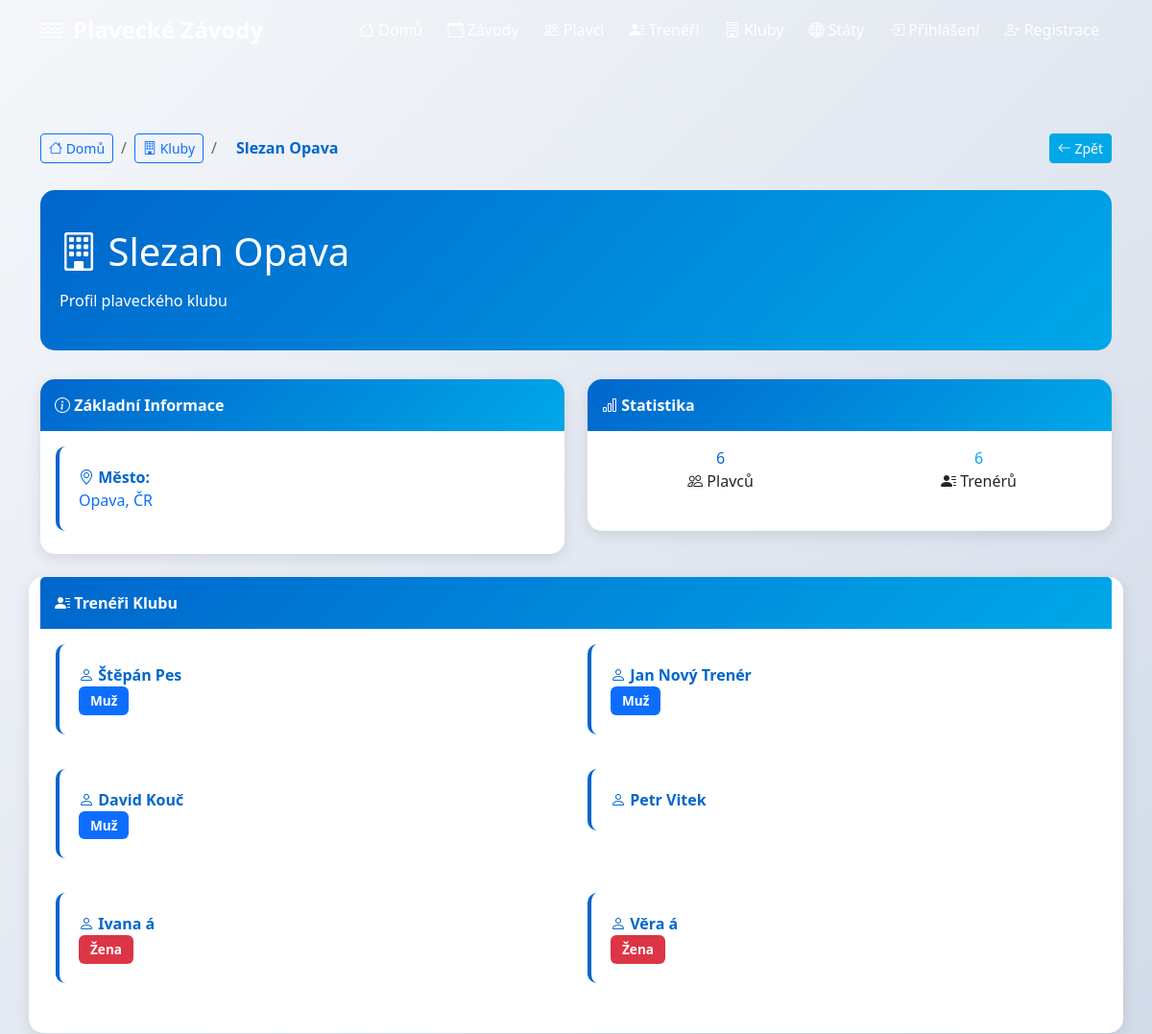
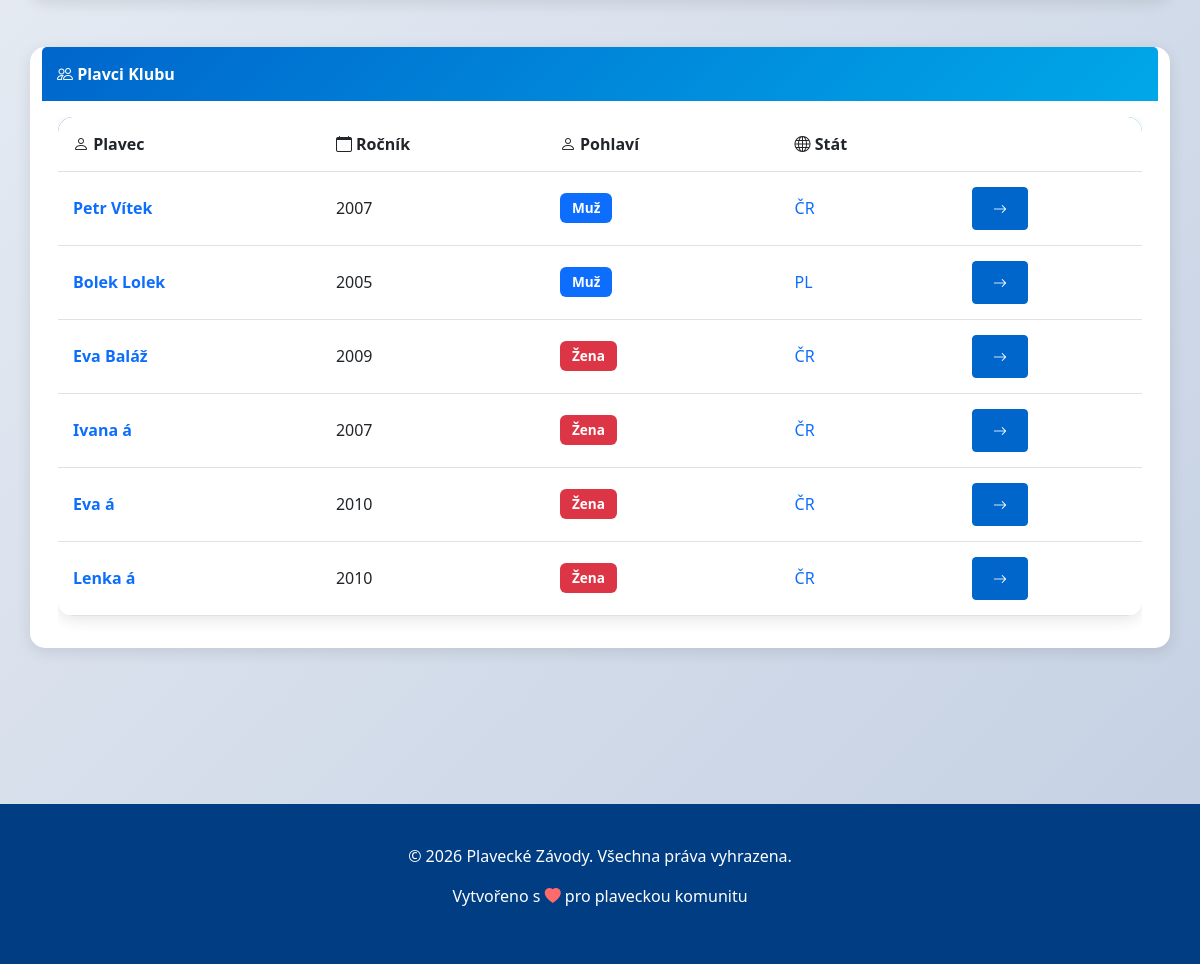
Page /kluby/1/ on the committed database (2 pictures, top to bottom).
### zavody/models.py (models this page shows, shortened)
class Klub(models.Model):
    klub_id = models.AutoField(primary_key=True)
    nazev = models.CharField(max_length=100)
    mesto = models.ForeignKey(Mesto, on_delete=models.CASCADE)
    datum_zalozeni = models.DateField(blank=True, null=True)
    class Meta:
        db_table = 'klub'
        verbose_name = 'Klub'
        verbose_name_plural = 'Kluby'

class Mesto(models.Model):
    mesto_id = models.AutoField(primary_key=True)
    nazev = models.CharField(max_length=100)
    symbol = models.BinaryField(blank=True, null=True)
    stat = models.ForeignKey(Stat, on_delete=models.CASCADE)
    class Meta:
        db_table = 'mesto'
        verbose_name = 'Město'
        verbose_name_plural = 'Města'

class Stat(models.Model):
    stat_id = models.AutoField(primary_key=True)
    nazev = models.CharField(max_length=4, unique=True)  # CZE, SVK, POL, GER, UKR
    hymna = models.CharField(max_length=255, blank=True, null=True)
    class Meta:
        db_table = 'stat'
        verbose_name = 'Stát'
        verbose_name_plural = 'Státy'

class Trener(models.Model):
    POHLAVI_CHOICES = [
        ('M', 'Muž'),
        ('Z', 'Žena'),
    ]
    trener_id = models.AutoField(primary_key=True)
    jmeno = models.CharField(max_length=100)
    prijmeni = models.CharField(max_length=100)
    pohlavi = models.CharField(max_length=1, choices=POHLAVI_CHOICES, blank=True, null=True)
    foto = models.CharField(max_length=255, blank=True, null=True)
    klub = models.ForeignKey(Klub, on_delete=models.SET_NULL, null=True)
    stat = models.ForeignKey(Stat, on_delete=models.SET_NULL, null=True)
    plavci = models.ManyToManyField(Plavec, related_name='treneri', blank=True)
    class Meta:
        db_table = 'trener'
        verbose_name = 'Trenér'
        verbose_name_plural = 'Trenéři'

class Plavec(models.Model):
    POHLAVI_CHOICES = [
        ('M', 'Muž'),
        ('Z', 'Žena'),
    ]
    plavec_id = models.AutoField(primary_key=True)
    jmeno = models.CharField(max_length=100)
    prijmeni = models.CharField(max_length=100)
    rocnik = models.IntegerField()  # Rok narození
    vaha = models.DecimalField(max_digits=5, decimal_places=2, blank=True, null=True)
    vyska = models.DecimalField(max_digits=5, decimal_places=2, blank=True, null=True)
    pohlavi = models.CharField(max_length=1, choices=POHLAVI_CHOICES)
    foto = models.CharField(max_length=255, blank=True, null=True)
    klub = models.ForeignKey(Klub, on_delete=models.SET_NULL, null=True)
    stat = models.ForeignKey(Stat, on_delete=models.SET_NULL, null=True)
    class Meta:
        db_table = 'plavec'
        verbose_name = 'Plavec'
        verbose_name_plural = 'Plavci'

### zavody/views.py (the view)
# urls.py: path('kluby/<int:pk>/', views.klub_detail, name='klub_detail'),
def klub_detail(request, pk):
    klub = get_object_or_404(Klub, klub_id=pk)
    plavci = Plavec.objects.filter(klub=klub)
    treneri = klub.trener_set.all()
    context = {
        'klub': klub,
        'plavci': plavci,
        'treneri': treneri,
    }
    return render(request, 'zavody/klub_detail.html', context)

### zavody/templates/zavody/klub_detail.html (shortened to what this page needs)
{% extends 'base.html' %}
{% block content %}
<div class="container py-5">
    <nav aria-label="breadcrumb" class="mb-4" style="display: flex; justify-content: space-between; align-items: center; gap: 1rem;">
        <div style="display: flex; gap: 0.5rem; align-items: center;">
            <a href="{% url 'home' %}" class="btn btn-sm btn-outline-primary">
                <i class="bi bi-house"></i> Domů
            </a>
            <span style="color: #666;">/</span>
            <a href="{% url 'kluby_list' %}" class="btn btn-sm btn-outline-primary">
                <i class="bi bi-building"></i> Kluby
            </a>
            <span style="color: #666;">/</span>
            <span style="padding: 0.5rem 0.75rem; color: #0066cc; font-weight: 600;">{{ klub.nazev }}</span>
        </div>
        <button onclick="history.back()" class="btn btn-sm btn-secondary" style="white-space: nowrap;">
            <i class="bi bi-arrow-left"></i> Zpět
        </button>
    </nav>
    <div class="detail-header">
        <h1><i class="bi bi-building"></i> {{ klub.nazev }}</h1>
        <p class="mb-0">Profil plaveckého klubu</p>
    </div>
    <div class="row mb-5">
        <div class="col-md-6">
            <div class="card mb-4">
                <div class="card-header">
                    <i class="bi bi-info-circle"></i> Základní Informace
                </div>
                <div class="card-body">
                    {% if klub.mesto %}
                        <div class="info-box mb-2">
                            <strong><i class="bi bi-geo-alt"></i> Město:</strong><br>
                            <a href="{% url 'stat_detail' klub.mesto.stat.stat_id %}" style="text-decoration: none;">
                                {{ klub.mesto.nazev }}, {{ klub.mesto.stat.nazev }}
                            </a>
                        </div>
                    {% endif %}
                </div>
            </div>
        </div>
        <div class="col-md-6">
            <div class="card">
                <div class="card-header">
                    <i class="bi bi-bar-chart"></i> Statistika
                </div>
                <div class="card-body">
                    <div class="row text-center">
                        <div class="col-6 mb-4">
                            <div class="number" style="color: var(--primary-color);">
                                {{ plavci|length }}
                            </div>
                            <div class="label">
                                <i class="bi bi-people"></i> Plavců
                            </div>
                        </div>
                        <div class="col-6 mb-4">
                            <div class="number" style="color: var(--secondary-color);">
                                {{ treneri|length }}
                            </div>
                            <div class="label">
                                <i class="bi bi-person-lines-fill"></i> Trenérů
                            </div>
                        </div>
                    </div>
                </div>
        </div>
    </div>
    {% if treneri %}
        <div class="card mb-5">
            <div class="card-header">
                <i class="bi bi-person-lines-fill"></i> Trenéři Klubu
            </div>
            <div class="card-body">
                <div class="row">
                    {% for trener in treneri %}
                        <div class="col-md-6 mb-3">
                            <div class="info-box">
                                <strong><i class="bi bi-person"></i> {{ trener.jmeno }} {{ trener.prijmeni }}</strong><br>
                                <small class="text-muted">
                                    {% if trener.pohlavi == 'M' %}
                                        <span class="badge bg-primary">Muž</span>
                                    {% elif trener.pohlavi == 'Z' %}
                                        <span class="badge bg-danger">Žena</span>
                                    {% endif %}
                                </small>
                            </div>
                        </div>
                    {% endfor %}
                </div>
            </div>
        </div>
    {% endif %}
    {% if plavci %}
        <div class="card">
            <div class="card-header">
                <i class="bi bi-people"></i> Plavci Klubu
            </div>
            <div class="card-body">
                <div class="table-responsive">
                    <table class="table table-hover">
                        <thead>
                            <tr>
                                <th><i class="bi bi-person"></i> Plavec</th>
                                <th><i class="bi bi-calendar"></i> Ročník</th>
                                <th><i class="bi bi-person"></i> Pohlaví</th>
                                <th><i class="bi bi-globe"></i> Stát</th>
                                <th></th>
                            </tr>
                        </thead>
                        <tbody>
                            {% for plavec in plavci %}
                                <tr>
                                    <td>
                                        <a href="{% url 'plavec_detail' plavec.plavec_id %}" style="text-decoration: none;">
                                            <strong>{{ plavec.jmeno }} {{ plavec.prijmeni }}</strong>
                                        </a>
                                    </td>
                                    <td>{{ plavec.rocnik }}</td>
                                    <td>
                                        {% if plavec.pohlavi == 'M' %}
                                            <span class="badge bg-primary">Muž</span>
                                        {% else %}
                                            <span class="badge bg-danger">Žena</span>
                                        {% endif %}
                                    </td>
                                    <td>
                                        {% if plavec.stat %}
                                            <a href="{% url 'stat_detail' plavec.stat.stat_id %}" style="text-decoration: none;">
                                                {{ plavec.stat.nazev }}
                                            </a>
                                        {% else %}
                                            <span class="text-muted">—</span>
                                        {% endif %}
                                    </td>
                                    <td>
                                        <a href="{% url 'plavec_detail' plavec.plavec_id %}" class="btn btn-sm btn-primary">
                                            <i class="bi bi-arrow-right"></i>
                                        </a>
                                    </td>
                                </tr>
                            {% endfor %}
                        </tbody>
                    </table>
                </div>
            </div>
        </div>
    {% else %}
        <div class="alert alert-info" role="alert">
            <i class="bi bi-info-circle"></i> Klub zatím nemá žádné plavce.
        </div>
    {% endif %}
</div>
{% endblock %}

### zavody/templates/base.html (style rules this page uses)
:root { --primary-color: #0066cc; --secondary-color: #00a8e8; --dark-color: #003d82; --light-color: #e8f4f8; }
body { font-family: 'Segoe UI', Tahoma, Geneva, Verdana, sans-serif; background: linear-gradient(135deg, #f5f7fa 0%, #c3cfe2 100%); min-height: 100vh; }
.card { border: none; border-radius: 15px; box-shadow: 0 4px 15px rgba(0, 0, 0, 0.1); transition: all 0.3s ease; overflow: hidden; }
.card-header { background: linear-gradient(135deg, var(--primary-color) 0%, var(--secondary-color) 100%); color: white; border: none; font-weight: 600; padding: 15px; }
.badge { padding: 8px 12px; font-size: 0.85rem; font-weight: 600; }
.btn-primary { background-color: var(--primary-color); border-color: var(--primary-color); font-weight: 600; padding: 10px 20px; transition: all 0.3s ease; }
.btn-secondary { background-color: var(--secondary-color); border-color: var(--secondary-color); }
.table { background: white; border-radius: 15px; overflow: hidden; box-shadow: 0 4px 15px rgba(0, 0, 0, 0.1); }
.table thead { background: linear-gradient(135deg, var(--primary-color) 0%, var(--secondary-color) 100%); color: white; }
.table td, .table th { vertical-align: middle; padding: 15px; }
.detail-header { background: linear-gradient(135deg, var(--primary-color) 0%, var(--secondary-color) 100%); color: white; padding: 40px 20px; border-radius: 15px; margin-bottom: 30px; }
.detail-header h1 { font-size: 2.5rem; margin-bottom: 15px; }
.info-box { background: white; padding: 20px; border-left: 4px solid var(--primary-color); border-radius: 10px; margin-bottom: 20px; }
.info-box strong { color: var(--primary-color); }

### rows in the picture
Klub: nazev "Slezan Opava", mesto.nazev "Opava", mesto.stat.nazev "ČR"
Trener: jmeno "Štěpán", prijmeni "Pes", pohlavi "Muž"
Trener: jmeno "Jan", prijmeni "Nový Trenér", pohlavi "Muž"
Trener: jmeno "David", prijmeni "Kouč", pohlavi "Muž"
Trener: jmeno "Petr", prijmeni "Vitek"
Trener: jmeno "Ivana", prijmeni "á", pohlavi "Žena"
Trener: jmeno "Věra", prijmeni "á", pohlavi "Žena"
Plavec: jmeno "Petr", prijmeni "Vítek", rocnik "2007", pohlavi "Muž", stat.nazev "ČR"
Plavec: jmeno "Bolek", prijmeni "Lolek", rocnik "2005", pohlavi "Muž", stat.nazev "PL"
Plavec: jmeno "Eva", prijmeni "Baláž", rocnik "2009", pohlavi "Žena", stat.nazev "ČR"
Plavec: jmeno "Ivana", prijmeni "á", rocnik "2007", pohlavi "Žena", stat.nazev "ČR"
Plavec: jmeno "Eva", prijmeni "á", rocnik "2010", pohlavi "Žena", stat.nazev "ČR"
Plavec: jmeno "Lenka", prijmeni "á", rocnik "2010", pohlavi "Žena", stat.nazev "ČR"

### other values in the picture
{{ plavci|length }} "6"
{{ treneri|length }} "6"
